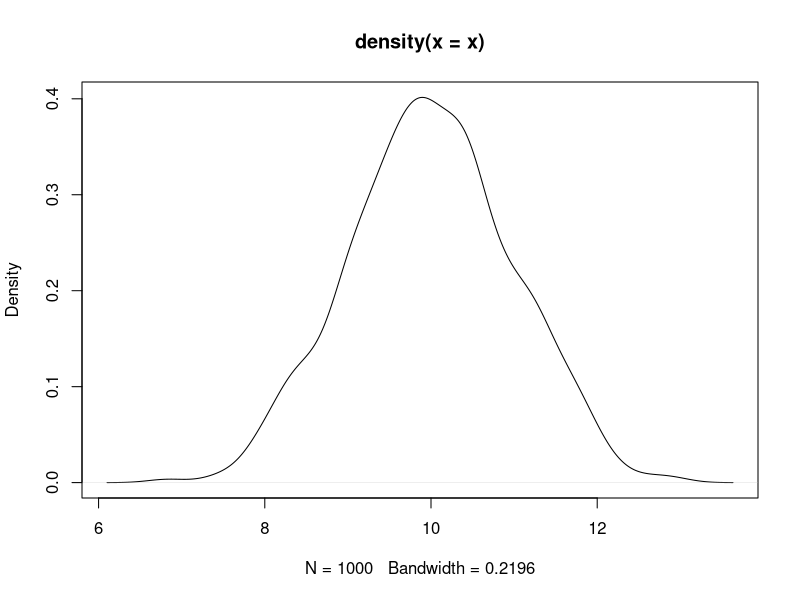

Generate this figure with R:
## ---- chunk 1
knitr::opts_chunk$set(echo = TRUE)
## ---- chunk 2
summary(cars)
## ---- chunk 3
x<-rnorm(1000) +10
head(x)
plot(density(x))
